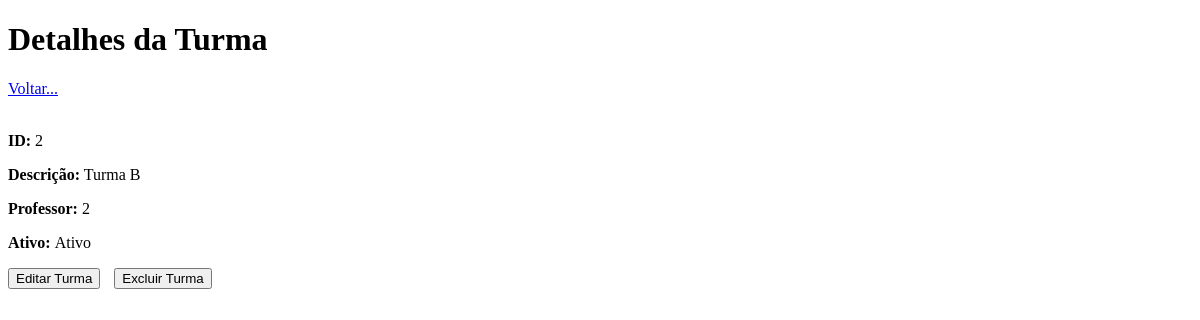
The app's page /turma/2, older data.
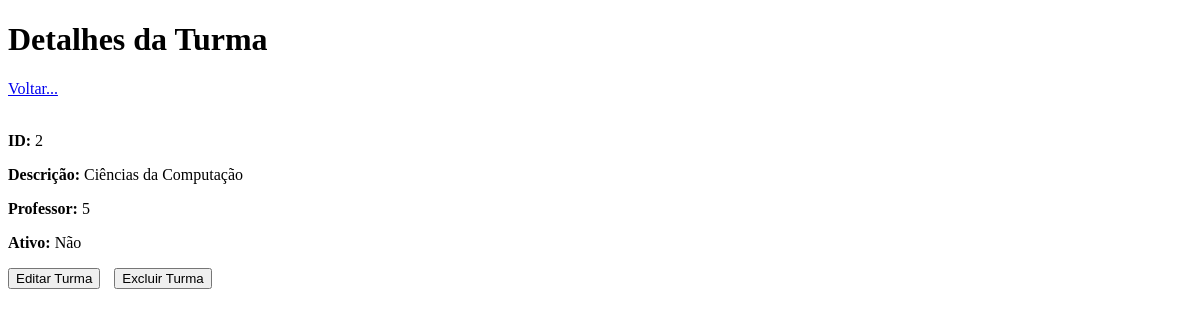
The same page, newer data.
### turma/dbTurma.py (models this page shows, shortened)
class Turma(db.Model):
    id = db.Column(db.Integer, primary_key=True)
    descricao = db.Column(db.String(100))
    professor = db.Column(db.Integer)
    ativo = db.Column(db.String(100))
    def to_dict(self):
        return {'id': self.id, 'descricao': self.descricao, 'professor': self.professor, 'ativo': self.ativo}

### turma/controller.py (the view)
@turma_blueprint.route('/turma/<int:idTurma>', methods=['GET'])
def buscarTurma(idTurma):
    try:
        turma = getTurmaById(idTurma)
        return render_template('turma_id.html',turma=turma)
    except TurmaNaoEncontrada:
        return jsonify({'message': 'Turma não localizada na base!'}),404

### turma/model.py (called while the page is built)
def getTurmaById(idturma):
    turma = Turma.query.get(idturma)
    if not turma:
        raise TurmaNaoEncontrada
    return turma.to_dict()

### templates/turma_id.html (shortened to what this page needs)
<!DOCTYPE html>
<html lang="pt-BR">
<head>
</head>
<body>
  <h1>Detalhes da Turma</h1>
  <a href="{{url_for('turmas.getTurma')}}">Voltar...</a>
  <br><br>
  <p><strong>ID:</strong> {{ turma.id }}</p>
  <p><strong>Descrição:</strong> {{ turma.descricao }}</p>
  <p><strong>Professor:</strong> {{ turma.professor }}</p>
  <p><strong>Ativo:  </strong> {{ turma.ativo}}</p>
  <form id="update-form" action="{{ url_for('turmas.updateTurmasPage', idTurma=turma.id) }}" method="post" class="form-inline">
    <button type="submit">Editar Turma</button>
  </form>
  <form id="delete-form" action="{{ url_for('turmas.deleteTurma', idTurma=turma.id) }}" method="POST" class="form-inline">
    <button type="submit">Excluir Turma</button>
  </form>
</body>
</html>

Row changes from the older to the newer data that the page shows:
changed Turma: descricao "Turma B" → "Ciências da Computação"; ativo "Ativo" → "Não"
Text that changed along with them:
{{ turma.professor }}: "2" → "5"
